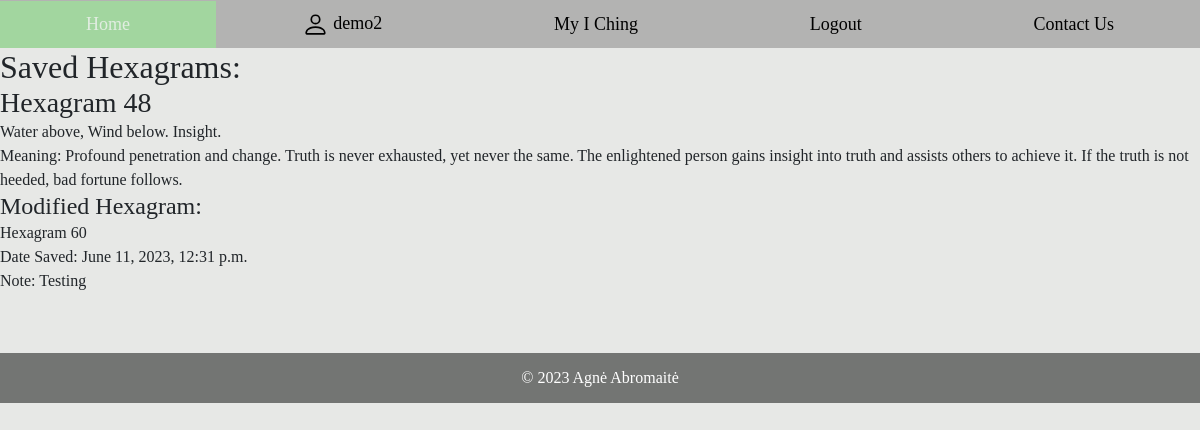
/iching/my-iching/ (signed in), run on the app's committed database.
### iching/models.py (models this page shows, shortened)
class HexagramInstance(models.Model):
    user_profile = models.ForeignKey(UserProfile, on_delete=models.CASCADE)
    hexagram_number = models.ForeignKey(Hexagram, on_delete=models.CASCADE, related_name='hexagram_instances')
    modified_hexagram_number = models.ForeignKey(Hexagram, on_delete=models.CASCADE, null=True, blank=True,
                                                 related_name='modified_hexagram_instances')
    date_saved = models.DateTimeField(auto_now_add=True)
    note = models.TextField(verbose_name='Note', max_length=2000)

class Hexagram(models.Model):
    number = models.CharField(verbose_name="Number", max_length=80,
                              help_text="Enter the number of the hexagram, eg. Hexagram 3")
    description = models.CharField(verbose_name="Description", max_length=200,
                                   help_text="Enter description of the hexagram")
    meaning = models.CharField(verbose_name="meaning", max_length=300)
    line1 = models.ForeignKey(to="Line", verbose_name="Line1", on_delete=models.SET_NULL, null=True,
                              related_name="line1")
    line2 = models.ForeignKey(to="Line", verbose_name="Line2", on_delete=models.SET_NULL, null=True,
                              related_name="line2")
    line3 = models.ForeignKey(to="Line", verbose_name="Line3", on_delete=models.SET_NULL, null=True,
                              related_name="line3")
    line4 = models.ForeignKey(to="Line", verbose_name="Line4", on_delete=models.SET_NULL, null=True,
                              related_name="line4")
    line5 = models.ForeignKey(to="Line", verbose_name="Line5", on_delete=models.SET_NULL, null=True,
                              related_name="line5")
    line6 = models.ForeignKey(to="Line", verbose_name="Line6", on_delete=models.SET_NULL, null=True,
                              related_name="line6")
    picture = models.ImageField(default="hexagrams/default.png", upload_to="hexagrams")

### iching/views.py (the view)
# urls.py: path('my-iching/', views.my_iching, name='my_iching'),
@login_required
def my_iching(request):
    user_profile = UserProfile.objects.get(user=request.user)
    saved_hexagrams = HexagramInstance.objects.filter(user_profile=user_profile)
    context = {
        'saved_hexagrams': saved_hexagrams
    }
    return render(request, 'my_iching.html', context=context)

### iching/templates/my_iching.html (shortened to what this page needs)
{% extends "base.html" %}
{% load static %}
{% block "content" %}
<h1>My I Ching</h1>
{% if saved_hexagrams %}
    <h2>Saved Hexagrams:</h2>
    <ul>
        {% for hexagram_instance in saved_hexagrams %}
            <li>
                <h3>{{ hexagram_instance.hexagram_number.number }}</h3>
                <p>{{ hexagram_instance.hexagram_number.description }}</p>
                <p>Meaning: {{ hexagram_instance.hexagram_number.meaning }}</p>
                {% if hexagram_instance.modified_hexagram_number %}
                    <h4>Modified Hexagram:</h4>
                    <p>{{ hexagram_instance.modified_hexagram_number.number }}</p>
                {% endif %}
                <p>Date Saved: {{ hexagram_instance.date_saved }}</p>
                <p>Note: {{ hexagram_instance.note }}</p>
            </li>
        {% endfor %}
    </ul>
{% else %}
    <p>No saved hexagrams yet.</p>
{% endif %}
{% endblock %}

### iching/templates/base.html (shortened to what this page needs)
<!DOCTYPE html>
<html lang="en">
<head>
    <link href="https://cdn.jsdelivr.net/npm/bootstrap@5.2.3/dist/css/bootstrap.min.css" rel="stylesheet">
    {% load static %}
    <link rel="stylesheet" type="text/css" href="{% static 'iching/styles.css' %}">
</head>
<nav class="navigation">
    <ul>
        <li><a href="{% url 'index' %}">Home</a></li>
        {% if user.is_authenticated %}
        <li class="nav-item"><a class="nav-link" href="#">
            {{ user.get_username }}</a></li>
        <li class="nav-item"><a class="nav-link" href="{% url 'my_iching' %}">My I Ching</a></li>
        <li class="nav-item"><a class="nav-link" href="{% url 'logout'%}?next=/iching">Logout</a></li>
        {% else %}
        <li class="nav-item"><a class="nav-link" href="{% url 'login'%}?next={{request.path}}">Login</a></li>
        <li class="nav-item"><a class="nav-link" href="{% url 'register'%}">Register</a></li>
        {% endif %}
        <li><a href="#contact_us">Contact Us</a></li>
    </ul>
</nav>
<body>
<div class="content-wrapper">
    <div>
        {% block "content" %}{% endblock %}
    </div>
</div>
<footer class="footer">
    <div class="row">
        <div class="col text-center">
            <p>&copy; {% now "Y" %} Agnė Abromaitė</p>
        </div>
    </div>
</footer>
</body>
</html>

### static/iching/styles.css (style rules this page uses)
body, h1, h2, h3, h4, h5, h6, p, ul, ol, li { margin: 0; padding: 0; list-style-type: none; }
.content-wrapper { min-height: 100%; padding-bottom: 60px; }
body { font-family: Baskerville, serif; font-size: 16px; background-color: #e7e8e6; }
a { color: blue; text-decoration: none; }
.footer { background-color: #737573; color: white; height: 50px; font-family: Baskerville, serif; font-size: 16px; margin-bottom: 0px; align-items: center; justify-content: center; display: flex; }
.navigation { background-color: rgba(128, 128, 128, 0.5); position: absolute; top: 0; left: 0; width: 100%; text-align: center; }
.navigation ul { list-style-type: none; margin: 0; padding: 0; display: flex; justify-content: space-around; align-items: center; }
.navigation ul li { flex-grow: 1; }
.navigation ul li a { display: block; font-family: Baskerville, serif; font-size: 18px; text-decoration: none; color: black; padding: 10px; transition: background-color 0.3s, color 0.3s; }

### data on the page
HexagramInstance: hexagram_number.number "Hexagram 48", hexagram_number.description "Water above, Wind below. Insight.", hexagram_number.meaning "Profound penetration and change. Truth is never exhausted, yet never the same. The enlightened person gains insight into truth and assists others to achieve it. If the truth is not heeded, bad fortune follows.", modified_hexagram_number.number "Hexagram 60", date_saved "June 11, 2023, 12:31 p.m.", note "Testing"

### other printed values
{{ user.get_username }} "demo2"
